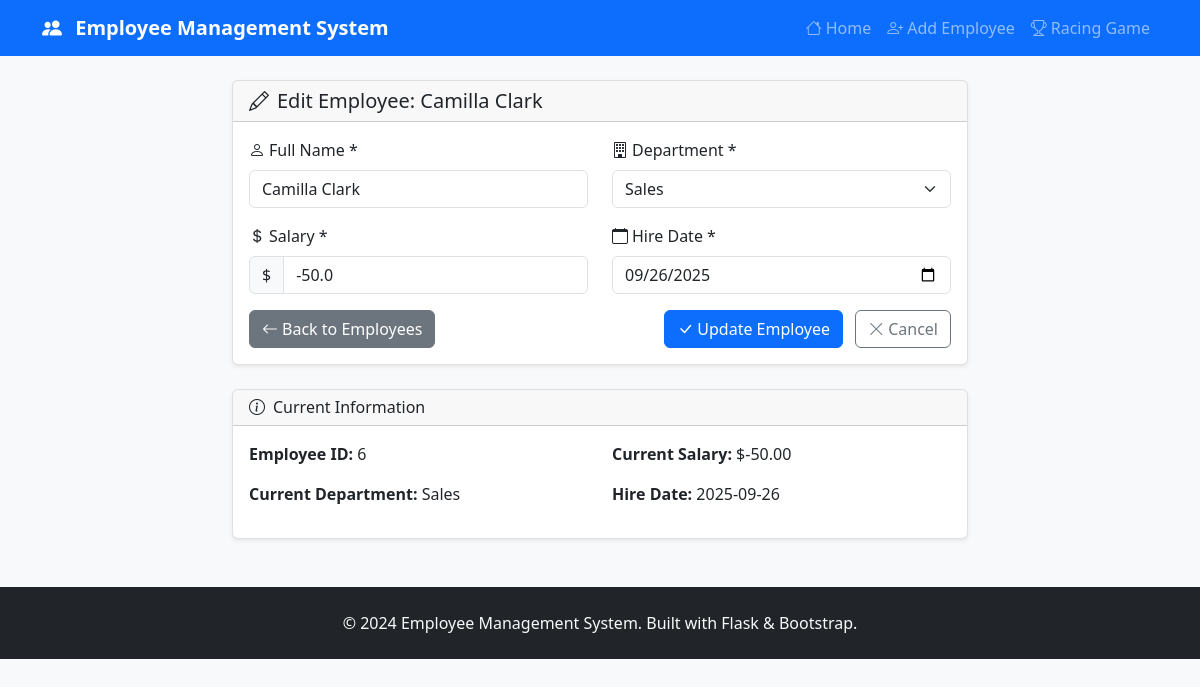
Before: /edit/6 with the older database file.
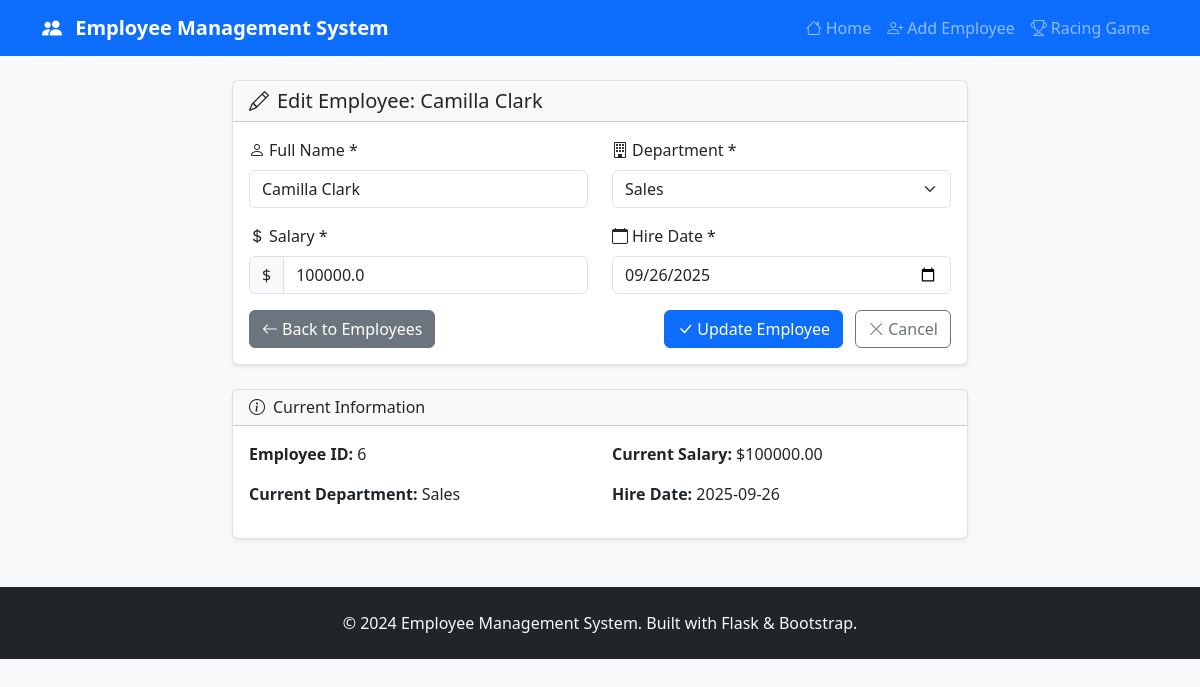
After: the same page with the newer database file.
### tables this page shows
CREATE TABLE employees (
    id INTEGER PRIMARY KEY AUTOINCREMENT,
    name TEXT NOT NULL,
    department_id INTEGER,
    salary REAL,
    hire_date TEXT,
    FOREIGN KEY (department_id) REFERENCES departments(id)
);

### app.py (the view, shortened to what this page needs)
@app.route('/edit/<int:employee_id>', methods=['GET', 'POST'])
def edit_employee(employee_id):
    employee = employee_manager.get_employee(employee_id)
    if not employee:
        flash('Employee not found!', 'error')
        return redirect(url_for('index'))
    departments = employee_manager.get_departments()
    return render_template('edit.html', employee=employee, departments=departments)

### app.py (called while the page is built)
    def get_connection(self):
        return sqlite3.connect(self.db_path)

    def get_departments(self) -> List[Dict[str, Any]]:
        with self.get_connection() as conn:
            conn.row_factory = sqlite3.Row
            cursor = conn.cursor()
            cursor.execute("SELECT * FROM departments ORDER BY id")
            return [dict(row) for row in cursor.fetchall()]

    def get_employee(self, employee_id: int) -> Optional[Dict[str, Any]]:
        with self.get_connection() as conn:
            conn.row_factory = sqlite3.Row
            cursor = conn.cursor()
            cursor.execute("""
                SELECT e.id, e.name, d.name as department, e.salary, e.hire_date, e.department_id
                FROM employees e
                LEFT JOIN departments d ON e.department_id = d.id
                WHERE e.id = ?
            """, (employee_id,))
            result = cursor.fetchone()
            return dict(result) if result else None

### templates/edit.html (shortened to what the changed rows need)
{% extends "base.html" %}
{% block content %}
<div class="row justify-content-center">
    <div class="col-md-8">
        <div class="card">
            <div class="card-header">
                <h5 class="card-title mb-0">
                    <i class="bi bi-pencil me-2"></i>Edit Employee: {{ employee.name }}
                </h5>
            </div>
            <div class="card-body">
                <form method="POST" novalidate>
                    <div class="row">
                        <div class="col-md-6 mb-3">
                            <label for="name" class="form-label">
                                <i class="bi bi-person me-1"></i>Full Name *
                            </label>
                            <input type="text"
                                   class="form-control"
                                   id="name"
                                   name="name"
                                   required
                                   placeholder="Enter employee's full name"
                                   value="{{ request.form.name if request.form.name else employee.name }}">
                        </div>
                    </div>
                    <div class="row">
                        <div class="col-md-6 mb-3">
                            <div class="input-group">
                                <span class="input-group-text">$</span>
                                <input type="number"
                                       class="form-control"
                                       id="salary"
                                       name="salary"
                                       step="0.01"
                                       min="0"
                                       required
                                       placeholder="0.00"
                                       value="{{ request.form.salary if request.form.salary else employee.salary }}">
                            </div>
                        </div>
                        <div class="col-md-6 mb-3">
                            <label for="hire_date" class="form-label">
                                <i class="bi bi-calendar me-1"></i>Hire Date *
                            </label>
                            <input type="date"
                                   class="form-control"
                                   id="hire_date"
                                   name="hire_date"
                                   required
                                   value="{{ request.form.hire_date if request.form.hire_date else employee.hire_date }}">
                        </div>
                    </div>
                </form>
            </div>
        </div>
        <div class="card mt-4">
            <div class="card-body">
                <div class="row">
                    <div class="col-md-6">
                        <p><strong>Employee ID:</strong> {{ employee.id }}</p>
                        <p><strong>Current Department:</strong> {{ employee.department }}</p>
                    </div>
                    <div class="col-md-6">
                        <p><strong>Current Salary:</strong> ${{ "%.2f"|format(employee.salary) }}</p>
                        <p><strong>Hire Date:</strong> {{ employee.hire_date }}</p>
                    </div>
                </div>
            </div>
        </div>
    </div>
</div>
{% endblock %}

Changed rows visible on the page:
changed employees "Camilla Clark": salary "-50.0" → "100000.0"; salary "-50.00" → "100000.00"
